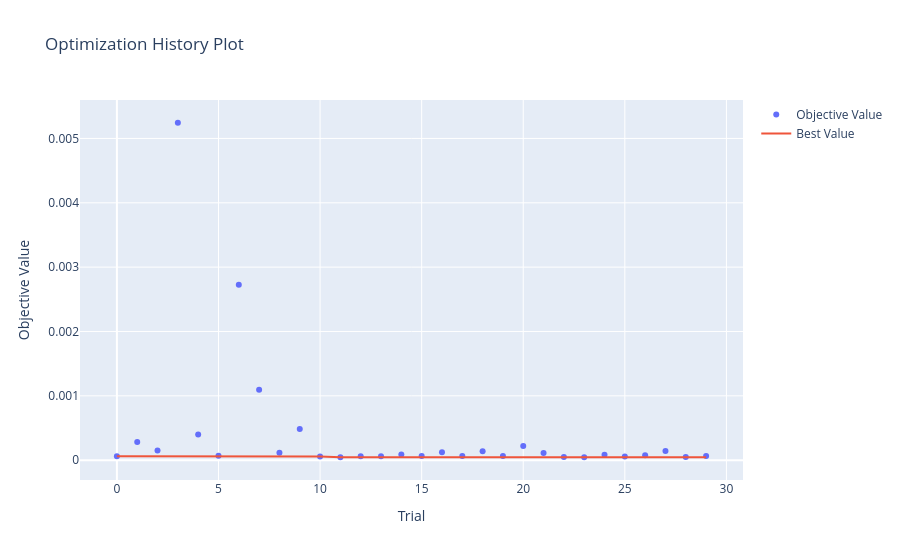

Notebook source saved alongside this figure:
### Code cell
plot_optimization_history(study)

### Figure 1 — Plotly figure (JSON) as saved in the notebook; plotly's stock layout.template omitted (floating-point values rounded to 4 significant figures)
{"data": [{"mode": "markers", "name": "Objective Value", "type": "scatter", "x": [0, 1, 2, 3, 4, 5, 6, 7, 8, 9, 10, 11, 12, 13, 14, 15, 16, 17, 18, 19, 20, 21, 22, 23, 24, 25, 26, 27, 28, 29], "y": [6.25e-05, 0.0002812, 0.0001521, 0.005244, 0.0003992, 7.013e-05, 0.002728, 0.001096, 0.0001154, 0.0004836, 5.588e-05, 4.663e-05, 6.232e-05, 5.96e-05, 8.915e-05, 6.356e-05, 0.0001247, 6.578e-05, 0.0001381, 6.411e-05, 0.0002213, 0.0001133, 4.983e-05, 4.574e-05, 8.366e-05, 5.898e-05, 7.71e-05, 0.0001432, 4.773e-05, 6.431e-05]}, {"mode": "lines", "name": "Best Value", "type": "scatter", "x": [0, 1, 2, 3, 4, 5, 6, 7, 8, 9, 10, 11, 12, 13, 14, 15, 16, 17, 18, 19, 20, 21, 22, 23, 24, 25, 26, 27, 28, 29], "y": [6.25e-05, 6.25e-05, 6.25e-05, 6.25e-05, 6.25e-05, 6.25e-05, 6.25e-05, 6.25e-05, 6.25e-05, 6.25e-05, 5.588e-05, 4.663e-05, 4.663e-05, 4.663e-05, 4.663e-05, 4.663e-05, 4.663e-05, 4.663e-05, 4.663e-05, 4.663e-05, 4.663e-05, 4.663e-05, 4.663e-05, 4.574e-05, 4.574e-05, 4.574e-05, 4.574e-05, 4.574e-05, 4.574e-05, 4.574e-05]}, {"marker": {"color": "#cccccc"}, "mode": "markers", "name": "Infeasible Trial", "showlegend": false, "type": "scatter", "x": [], "y": []}], "layout": {"title": {"text": "Optimization History Plot"}, "xaxis": {"title": {"text": "Trial"}}, "yaxis": {"title": {"text": "Objective Value"}}}}
